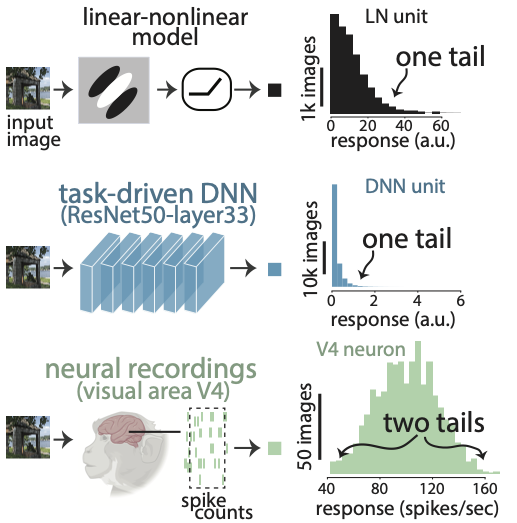
#> input picture imgs/thumbnail.png, 517 x 523 px
$ python -i class_image_stats.py   (imports and definitions only)
#> lines starting #> are read from the running program, lines starting #| are printed output that depends on the picture

# This class contains a number of statistics to describe
#  the contents of an image (luminance, contrast, spatial frequency, ...).

# assumes input images are 112 x 112 x 3  (num_pixels,num_pixels,rgb)


import numpy as np
from scipy import ndimage
from skimage.measure import shannon_entropy
import matplotlib
# [1 line not run here, left out]
import matplotlib.pyplot as plt


class ImageStatsClass:

	def __init__(self):
		print('IMAGES SHOULD BE 112x112x3!!!')
		pass


	# [235 lines left out: functions get_all_visual_features, get_luminance, get_shannon_entropy, get_contrast, get_color_intensities, get_spatial_frequencies, not called in this run]


	@staticmethod
	def get_spatial_orientations(imgs):
		# returns spatial orientations (horiz,vert,45,-45), normalized across the four
		#
		# INPUT:
		#	imgs: (num_images,112,112,3), raw images with pixel intensities between 0 and 255
		# OUTPUT:
		#	orientations_horizontal: (num_images,), overall orientation intensity along the horizontal direction [0,1]
		#	orientations_vertical: (num_images,), overall orientation intensity along the vertical direction [0,1]
		#	orientations_diag_45: (num_images,), overall orientation intensity along the diagonal 45deg (bottom left to top right) [0,1]
		#	orientations_diag_neg45: (num_images,), overall orientation intensity along the diagonal neg45deg (top left to bottom right) [0,1]
		#
		# NOTE: If an image has all types of orientation intensities, then all orientations ~= 1/4

		num_images = imgs.shape[0]
		num_pixels = imgs.shape[1]

		imgs_grayscale = np.mean(imgs,axis=-1)
		imgs_grayscale = imgs_grayscale - 128

		# vertical edges
		if True:
			kernel = np.zeros((5,5))
			kernel[:,:2] = -1.
			kernel[:,-2:] = 1.
			kernel = kernel[np.newaxis,:,:]

			Z_conv = ndimage.convolve(imgs_grayscale, kernel, mode='constant', cval=0.0)
			Z_conv = np.quantile(Z_conv**2,q=0.85,axis=(1,2))
			orientations_vertical = Z_conv

		# horizontal edges
		if True:
			kernel = np.zeros((5,5))
			kernel[:2,:] = -1.
			kernel[-2:,:] = 1.
			kernel = kernel[np.newaxis,:,:]

			Z_conv = ndimage.convolve(imgs_grayscale, kernel, mode='constant', cval=0.0)
			Z_conv = np.quantile(Z_conv**2,q=0.85,axis=(1,2))
			orientations_horizontal = Z_conv

		# diagonal edges 45deg
		if True:
			kernel = np.zeros((5,5))
			kernel[np.triu_indices(5,k=1)] = -1.
			kernel[np.tril_indices(5,k=-1)] = 1.

			kernel = np.rot90(kernel)
			kernel = kernel[np.newaxis,:,:]

			Z_conv = ndimage.convolve(imgs_grayscale, kernel, mode='constant', cval=0.0)
			Z_conv = np.quantile(Z_conv**2,q=0.85,axis=(1,2))
			orientations_diag_45 = Z_conv

		# diagonal edges -45deg
		if True:
			kernel = np.zeros((5,5))
			kernel[np.triu_indices(5,k=1)] = -1.
			kernel[np.tril_indices(5,k=-1)] = 1.
			kernel = kernel[np.newaxis,:,:]

			Z_conv = ndimage.convolve(imgs_grayscale, kernel, mode='constant', cval=0.0)
			Z_conv = np.quantile(Z_conv**2,q=0.85,axis=(1,2))
			orientations_diag_neg45 = Z_conv

		# normalize orientation intensities
		if True:
			summer = orientations_vertical + orientations_horizontal + orientations_diag_45 + orientations_diag_neg45 + 1e-5
			orientations_vertical = orientations_vertical / summer
			orientations_horizontal = orientations_horizontal / summer
			orientations_diag_45 = orientations_diag_45 / summer
			orientations_diag_neg45 = orientations_diag_neg45 / summer

		return orientations_vertical, orientations_horizontal, orientations_diag_45, orientations_diag_neg45


	# [296 lines left out: functions get_edge_intensities, get_line_intensities, get_curve_intensities, get_dot_intensities, not called in this run]

>>> import cv2
>>> picture = cv2.imread('../imgs/thumbnail.png', cv2.IMREAD_GRAYSCALE)
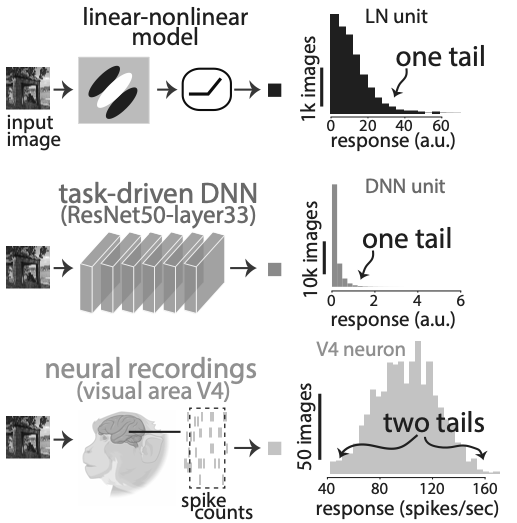
#> picture: shape (523, 517); min 13, max 255, mean 227.7
>>> result = ImageStatsClass().get_spatial_orientations(picture)
#> in get_spatial_orientations, `imgs_grayscale = np.mean(imgs,axis=-1)`: imgs_grayscale = 523 values, max 255 at index 0, min 166.5 at index 89, mean 227.7
#> in get_spatial_orientations, `imgs_grayscale = imgs_grayscale - 128`: imgs_grayscale = 523 values, max 127 at index 0, min 38.52 at index 89, mean 99.71
#> (the run stopped early here; a loop or call above may not have finished)
